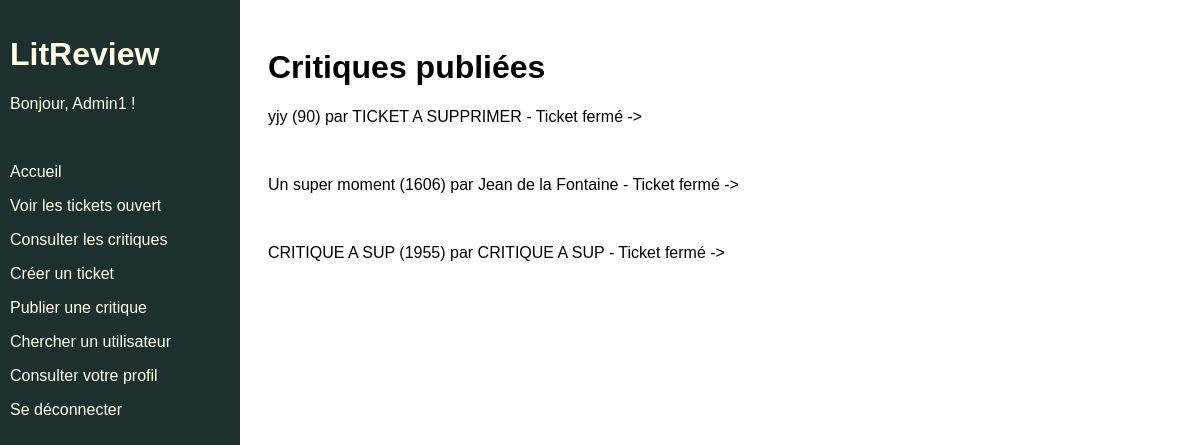
The app's page /profile/reviews/ (signed in), older data.
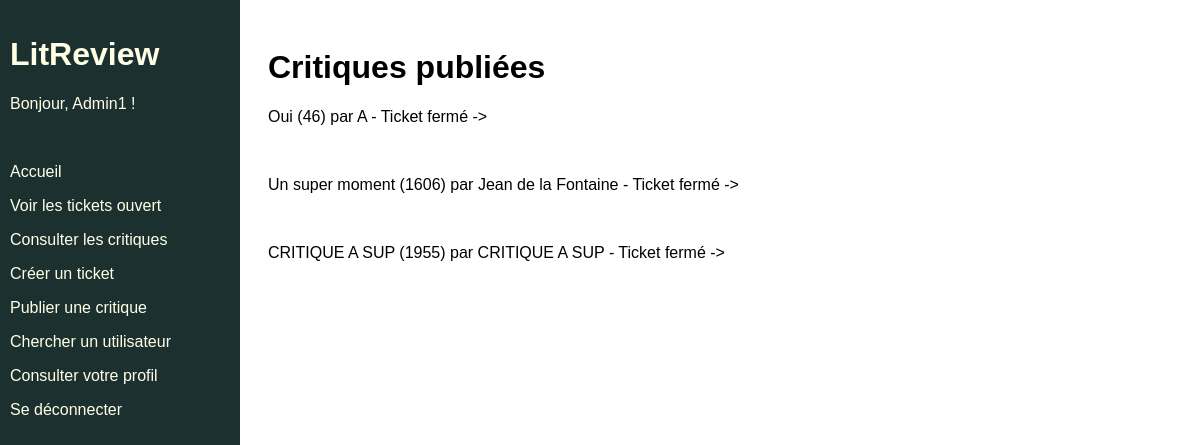
The same page, newer data.
### blog/models.py (models this page shows)
class Review(models.Model):
    ticket = models.ForeignKey(to=Ticket, on_delete=models.CASCADE, blank=True, null=True)
    rating = models.PositiveSmallIntegerField(verbose_name='Notes', validators=[MinValueValidator(0), MaxValueValidator(5)])
    headline = models.CharField(verbose_name="Titre", max_length=128)
    body = models.TextField(verbose_name="Critique",max_length=8192, blank=True)
    user = models.ForeignKey(to=settings.AUTH_USER_MODEL, on_delete=models.CASCADE)
    time_created = models.DateTimeField(auto_now_add=True)
    content_reference = models.CharField(verbose_name='Titre de la référence', max_length=80, blank=True, null=True)
    content_author = models.CharField(verbose_name='Nom de l\'auteur', max_length=80, blank=True, null=True)
    content_picture = models.ImageField(verbose_name='Image', upload_to='ticket', blank=True, null=True)
    publication_year = models.IntegerField(verbose_name='Date de publication',
                                           validators=[MinValueValidator(-400),MaxValueValidator(datetime.date.today().year+1)],
                                           blank=True, null=True)
    def __str__(self):
        return self.headline
    class Meta:
        ordering = ['-time_created']

### blog/views.py (the view)
# urls.py: path('profile/reviews/', views.profile_reviews, name='profile-reviews'),
@login_required
def profile_reviews(request):
    guest_reviews = Review.objects.filter(user=request.user)
    context = {
        'item_list': guest_reviews,
        'heading_one': 'Critiques publiées',
        'empty_message': 'Vous n\'avez pas encore publié de critique',
        'page_ref':'show-review',
        'delete_item': 'delete-review',
        'modify_item': 'modify-review',
    }
    return render(request, 'user/profile_list.html', context=context)

### blog/templates/user/profile_list.html (shortened to what this page needs)
{% extends 'base.html' %}
{% block content %}
<h1> {{ heading_one }} </h1>
<div class="content-items">
{% if item_list %}
    {% for item in item_list %}
            <p>
                {% if item.status != True %}
                    <a> {{ item }} </a>
                {% else %}
                    <a href="{% url page_ref item.id %}" class="title">{{ item }}</a>
                {% endif %}
                {% if item.publication_year %}
                    ({{item.publication_year}})
                {% endif %}
                par {{ item.content_author }}
                {% if item.status != True %}
                    <a> - Ticket fermé -> </a>
                {% else %}
                        <a href="{% url delete_item item.id %}" > Supprimer </a> |
                        <a href="{% url modify_item item.id %}" > Modifier </a>
                {% endif %}
            </p>
            <br>
    {% endfor %}
{% else %}
    <i> {{ empty_message }} </i>
{% endif %}
</div>
{% endblock %}

Row changes from the older to the newer data that the page shows:
removed Review: headline "yjy", publication_year "90", content_author "TICKET A SUPPRIMER"
added Review: headline "Oui", publication_year "46", content_author "A"
